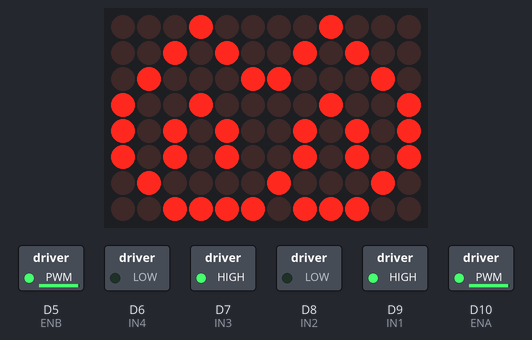
Bench run of a sketch on a simulated Arduino Uno R4 WiFi. On the bench: 12×8 LED matrix, switched loads named in the sketch (green lamp = pin HIGH).

Above: at 0.1 s.
Timing chart, 0 to 1.6 s (numbered marks = the images above):
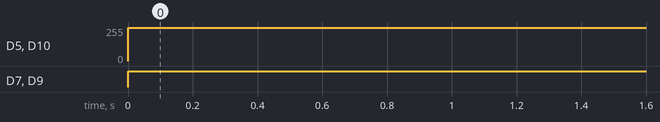

Measured:
- by itself, D5 (ENB), D10 (ENA): 0/255 → 249/255 at 0.00 s
- by itself, D7 (IN3), D9 (IN1): LOW → HIGH at 0.00 s

The sketch:

RobotCar_1.ino
```cpp
#include "Arduino_LED_Matrix.h"
#include "animation_go.h"
ArduinoLEDMatrix matrix;
//มอเตอร์ซ้าย
int ENA=10;
int IN1=9;
int IN2=8;
//มอเตอร์ขวา
int ENB=5;
int IN3=7;
int IN4=6;
//ตัวแปรรับค่า PWM จากไมโครฯ เพื่อควบคุมความเร็วทั้งล้อซ้ายและขวา
int MotorSpeed_L = 0;
int MotorSpeed_R = 0;
//ตัวแปรสำหรับลดความเร็วของล้อในการทำ PID
int B_L = 0;
int B_R = 0;

void setup() {
  pinMode(ENA, OUTPUT);
  pinMode(IN1, OUTPUT);
  pinMode(IN2, OUTPUT);
  pinMode(ENB, OUTPUT);
  pinMode(IN3, OUTPUT);
  pinMode(IN4, OUTPUT);
  //การเพิ่มความละเอียดของ PWM เพื่อใช้ปรับความเร็วของมอเตอร์
  analogWriteResolution(12); //มีค่าตั้งแต่ 0 - 4095
  Serial.begin(9600);
  matrix.begin();
}

void forward(){
  //ฟังก์ชั่นนี้จะทำให้หุ่นยนต์เคลื่อนที่ไปด้านหน้าด้วยความเร็วคงที่
  //กำหนดพารามิเตอร์ที่ L298N เพื่อให้หุ่่นยนต์เดินไปด้านหน้า
  matrix.loadSequence(animation_go);
  matrix.play(true);
  digitalWrite(IN1, HIGH);
  digitalWrite(IN2, LOW);
  digitalWrite(IN3, HIGH);
  digitalWrite(IN4, LOW);
  //กำหนดความเร็วให้กับมอเตอร์
  MotorSpeed_L = 4000;
  MotorSpeed_R = 4000;

  if(MotorSpeed_L < 2050){
    MotorSpeed_L = 0;
  }
  if(MotorSpeed_R < 2050){
    MotorSpeed_R = 0;
  }
  analogWrite(ENA, MotorSpeed_L - B_L); //มอเตอร์ซ้าย
  analogWrite(ENB, MotorSpeed_R - B_R); //มอเตอร์ขวา
}

void increase_speed(){
  //ฟังก์ชั่นนี้จะทำการเพิ่มค่าความเร็วของรถขึ้นไปเรีื่อย ๆ
  //กำหนดพารามิเตอร์ที่ L298N เพื่อให้หุ่่นยนต์เดินไปด้านหน้า
  digitalWrite(IN1, HIGH);
  digitalWrite(IN2, LOW);
  digitalWrite(IN3, HIGH);
  digitalWrite(IN4, LOW);
  for(int i =2050;i<4096;i++){
    analogWrite(ENA,i - B_L);
    analogWrite(ENB,i - B_R);
  }
  for(int i =4095;i>2051;i--){
    analogWrite(ENA,i - B_L);
    analogWrite(ENB,i - B_R);
  }
}

void loop() {
  forward();
}
```

animation_go.h
```cpp
const uint32_t animation_go[][4] = {
	{
		0x10829446,
		0x2909a95a,
		0x954223dc,
		66
	},
	{
		0x10829446,
		0x2909a95a,
		0x954223dc,
		66
	},
	{
		0x10829446,
		0x2909a95a,
		0x954223dc,
		66
	},
	{
		0x10829446,
		0x2909a95a,
		0x954223dc,
		66
	},
	{
		0x10829446,
		0x2909a95a,
		0x954223dc,
		66
	}
};
```
